Frame 1 (no input): blank canvas, image omitted
Frame 60 (the mouse pressed at the canvas centre just before this capture): blank canvas, image omitted
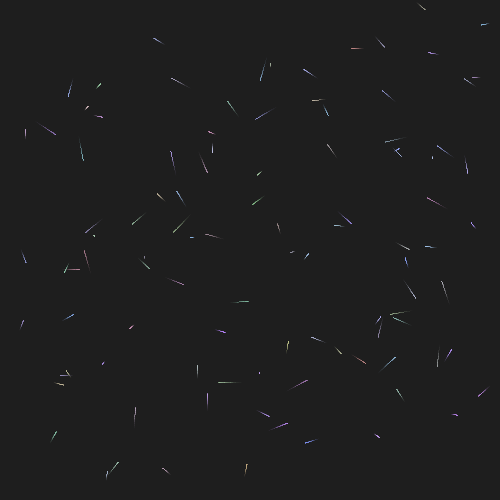
Frame 120 (the mouse held since frame 60 and released just before this capture)

The Processing sketch whose frames 1 and 60 were blank and that drew this single picture after the mouse press (run headless with seeded random() and noise(); from frame 60 on, the mouse is pressed at the canvas centre):

// Processing sketch: growingLines
// ── growingLines.pde
class Pos{
  Pos(){
    x_=0;
    y_=0;
  }
  Pos(float x, float y){
    x_=x;
    y_=y;
  }
  
  Pos Add(Pos rhs){
    Pos tmp = new Pos(x_, y_);
    tmp.x_ += rhs.x_;
    tmp.y_ += rhs.y_;
    return tmp;
  }

  Pos Sub(Pos rhs){
    Pos tmp = new Pos(x_, y_);
    tmp.x_ -= rhs.x_;
    tmp.y_ -= rhs.y_;
    return tmp;
  }
  
  Pos Div(float rhs){
    Pos tmp = new Pos(x_, y_);
    tmp.x_ /= rhs;
    tmp.y_ /= rhs;
    return tmp;
  }

  Pos Mul(float rhs){
    Pos tmp = new Pos(x_, y_);
    tmp.x_ *= rhs;
    tmp.y_ *= rhs;
    return tmp;
  }

  float x_;
  float y_;
  float weight_;
}

class GrowingLine
{
  GrowingLine(Pos start, Pos end, int max_weight, int split_cnt)
  {
    diff_ = new Pos();
    start_ = start;
    end_ = end;
    max_weight_ = max_weight;
    split_cnt_ = split_cnt;
    r_ = int(random(128,200));
    g_ = int(random(128,200));
    b_ = int(random(128,256));
    
    diff_ = end.Sub(start_);
    diff_ = diff_.Div(split_cnt_);
    diff_.weight_ = (float)max_weight_ / split_cnt_;
    cnt_ = 0;
  }
  
  Pos GetPoint()
  {
    cnt_++;
    Pos data = new Pos();
    data = start_.Add(diff_.Mul(cnt_));
    data.weight_ = diff_.weight_ * cnt_;
    if(cnt_ == split_cnt_)
      cnt_ = 0;
    return data;
  }
  
  private Pos start_;
  private Pos end_;
  private Pos diff_;
  
  private int max_weight_;
  private int r_, g_, b_;
  private int split_cnt_;
  private int cnt_;
}

ArrayList<GrowingLine> line_list = new ArrayList<GrowingLine>();
void setup() {
  size(500, 500);
  int size_x = 500;
  int size_y = 500;
  
  background(30);
  int try_cnt = 500;
  for(int i=0; i != try_cnt; i++)
  {
    Pos start = new Pos(int(random(size_x)), int(random(size_y)));
    Pos end = new Pos(int(random(size_x)), int(random(size_y)));
    
    // choice long line
    float min_length = 150;
    if(sqrt(pow((end.x_-start.x_),2) + pow((end.y_-start.y_), 2)) > min_length)
      continue;
    
    line_list.add(new GrowingLine(start, end ,5, 300));
  }
}

boolean start = false;
void draw()
{
  if(mousePressed)
    start = true;
  if(!start)
    return;

  for(int i=0; i != line_list.size(); i++)
  {
    Pos p = line_list.get(i).GetPoint();
    stroke(line_list.get(i).r_, line_list.get(i).g_, line_list.get(i).b_);
    strokeWeight(p.weight_);  
    point(p.x_, p.y_);
  }
}
